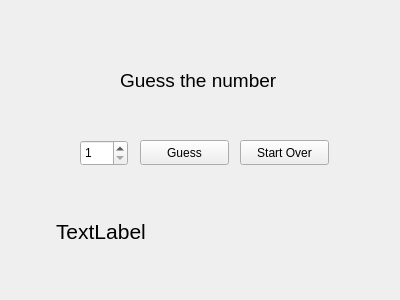
<?xml version="1.0" encoding="UTF-8"?>
<ui version="4.0">
 <class>Widget</class>
 <widget class="QWidget" name="Widget">
  <property name="geometry">
   <rect>
    <x>0</x>
    <y>0</y>
    <width>400</width>
    <height>300</height>
   </rect>
  </property>
  <property name="windowTitle">
   <string>Widget</string>
  </property>
  <widget class="QPushButton" name="guessButton">
   <property name="geometry">
    <rect>
     <x>140</x>
     <y>140</y>
     <width>89</width>
     <height>25</height>
    </rect>
   </property>
   <property name="text">
    <string>Guess</string>
   </property>
  </widget>
  <widget class="QLabel" name="label">
   <property name="geometry">
    <rect>
     <x>120</x>
     <y>70</y>
     <width>161</width>
     <height>20</height>
    </rect>
   </property>
   <property name="font">
    <font>
     <pointsize>14</pointsize>
    </font>
   </property>
   <property name="text">
    <string>Guess the number</string>
   </property>
  </widget>
  <widget class="QSpinBox" name="spinBox">
   <property name="geometry">
    <rect>
     <x>80</x>
     <y>140</y>
     <width>48</width>
     <height>26</height>
    </rect>
   </property>
   <property name="minimum">
    <number>1</number>
   </property>
   <property name="maximum">
    <number>10</number>
   </property>
  </widget>
  <widget class="QPushButton" name="startOverButton">
   <property name="geometry">
    <rect>
     <x>240</x>
     <y>140</y>
     <width>89</width>
     <height>25</height>
    </rect>
   </property>
   <property name="text">
    <string>Start Over</string>
   </property>
  </widget>
  <widget class="QLabel" name="messageLabel">
   <property name="geometry">
    <rect>
     <x>56</x>
     <y>216</y>
     <width>291</width>
     <height>31</height>
    </rect>
   </property>
   <property name="font">
    <font>
     <pointsize>16</pointsize>
    </font>
   </property>
   <property name="text">
    <string>TextLabel</string>
   </property>
  </widget>
 </widget>
 <layoutdefault spacing="6" margin="11"/>
 <resources/>
 <connections/>
</ui>
